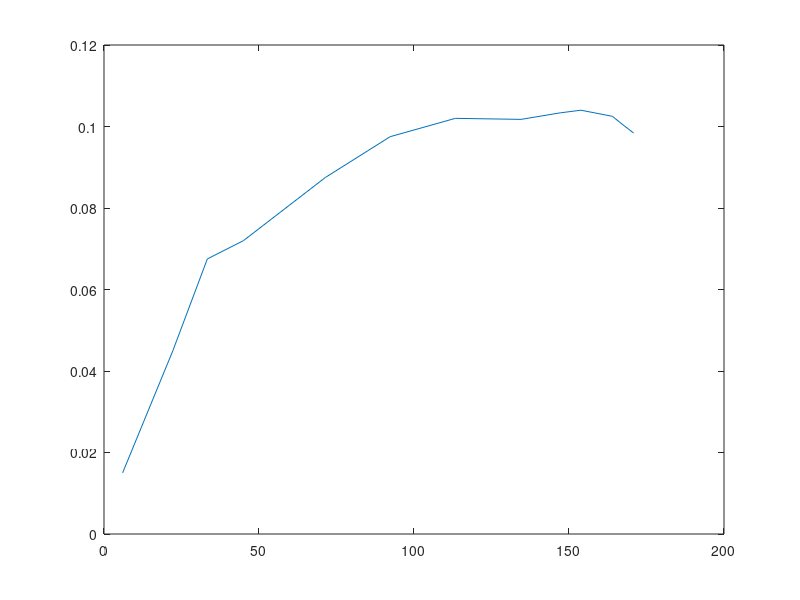

Reproduce this figure in MATLAB.
tension = [0.3,1,1.5,1.8,2.5,3.0,3.4,3.7,3.9,4.0,4.1,4.1,4.1];
corriente = [0.05,0.045,0.045,0.040,0.035,0.0325,0.03,0.0275,0.0265,0.0260,0.0250,0.0245,0.0240];
resistencia = tension./corriente;
%resistencia
%plot(resistencia);
%hold on;
potencia = tension.*corriente;
plot(resistencia,potencia);
